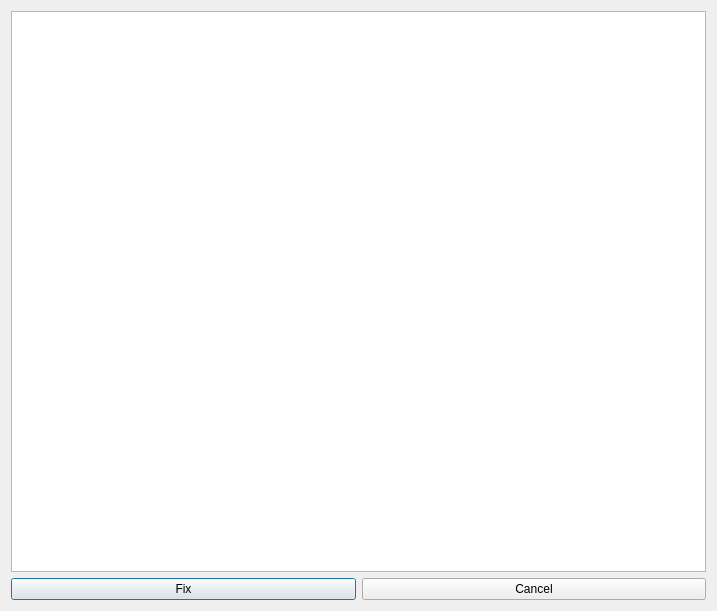
<?xml version="1.0" encoding="UTF-8"?>
<ui version="4.0">
 <class>FixDialog</class>
 <widget class="QDialog" name="FixDialog">
  <property name="geometry">
   <rect>
    <x>0</x>
    <y>0</y>
    <width>717</width>
    <height>611</height>
   </rect>
  </property>
  <property name="windowTitle">
   <string>Fix Dialog</string>
  </property>
  <layout class="QVBoxLayout" name="verticalLayout">
   <item>
    <widget class="QPlainTextEdit" name="plainTextEdit"/>
   </item>
   <item>
    <layout class="QHBoxLayout" name="horizontalLayout">
     <item>
      <widget class="QPushButton" name="pushButton">
       <property name="text">
        <string>Fix</string>
       </property>
      </widget>
     </item>
     <item>
      <widget class="QPushButton" name="pushButton_2">
       <property name="text">
        <string>Cancel</string>
       </property>
      </widget>
     </item>
    </layout>
   </item>
  </layout>
 </widget>
 <resources/>
 <connections/>
</ui>
